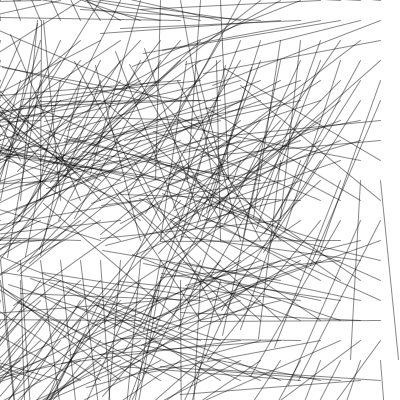
Frame 1 (no input)
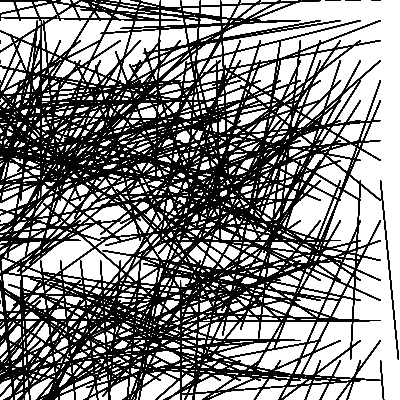
Frame 60 (the mouse pressed at the canvas centre just before this capture)
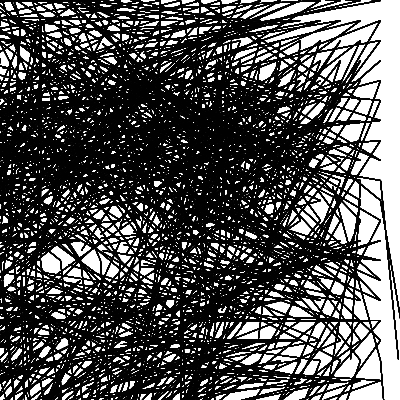
Frame 120 (the mouse held since frame 60 and released just before this capture)

The Processing sketch that drew these frames (run headless with seeded random() and noise(); from frame 60 on, the mouse is pressed at the canvas centre):

// Processing sketch: processing_160177
// ── processing_160177.pde

boolean debug = true;


FlowField flowfield;

//ArrayList<Vehicle> vehicles;

void setup() {
  size(400, 400);
  background(255);
  
  flowfield = new FlowField(20);
  //vehicles = new ArrayList<Vehicle>();
  // Make a whole bunch of vehicles with random maxspeed and maxforce values
  for (int i = 0; i < 120; i++) {
    //vehicles.add(new Vehicle(new PVector(random(width), random(height)), random(5, 5), random(0.1, 0.5)));
  }
}

void draw() {
  //background(255);
  // Display the flowfield in "debug" mode
  if (debug) flowfield.display();
  // Tell all the vehicles to follow the flow field
  /*for (Vehicle v : vehicles) {
    v.follow(flowfield);
    v.run();
  }*/

  // Instructions
  fill(0);
  //text("Hit space bar to toggle debugging lines.\nClick the mouse to generate a new flow field.",10,height-20);
}


void keyPressed() {
  if (key == ' ') {
    debug = !debug;
  }
}

// Make a new flowfield
void mousePressed() {
  flowfield.init();
}

class FlowField {

  // A flow field is a two dimensional array of PVectors
  PVector[][] field;
  int cols, rows; // Columns and Rows
  int resolution; // How large is each "cell" of the flow field

  FlowField(int r) {
    resolution = r;
    // Determine the number of columns and rows based on sketch's width and height
    cols = width/resolution;
    rows = height/resolution;
    field = new PVector[cols][rows];
    init();
  }

  void init() {
    // Reseed noise so we get a new flow field every time
    noiseSeed((int)random(10));
    float xoff = 10;
    for (int i = 0; i < cols; i++) {
      float yoff = 0;
      for (int j = 0; j < rows; j++) {
        float theta = map(noise(xoff,yoff),0,1,0,TWO_PI);
        // Polar to cartesian coordinate transformation to get x and y components of the vector
        field[i][j] = new PVector(cos(theta),sin(theta));
        yoff += 0.9;
      }
      xoff += 0.1;
    }
  }

  // Draw every vector
  void display() {
    for (int i = 0; i < cols; i++) {
      for (int j = 0; j < rows; j++) {
        drawVector(field[i][j],i*resolution,j*resolution,resolution-2);
      }
    }

  }

  // Renders a vector object 'v' as an arrow and a location 'x,y'
  void drawVector(PVector v, float x, float y, float scayl) {
    pushMatrix();
    float arrowsize = 0;
    // Translate to location to render vector
    translate(x,y);
    stroke(0,120);
    // Call vector heading function to get direction (note that pointing to the right is a heading of 0) and rotate
    rotate(v.heading2D());
    // Calculate length of vector & scale it to be bigger or smaller if necessary
    float len = v.mag()*scayl;
    // Draw three lines to make an arrow (draw pointing up since we've rotate to the proper direction)
    line(0,0,len*10,0);
    //line(len,0,len-arrowsize,+arrowsize/2);
    //line(len,0,len-arrowsize,-arrowsize/2);
    popMatrix();
  }

  PVector lookup(PVector lookup) {
    int column = int(constrain(lookup.x/resolution,0,cols-1));
    int row = int(constrain(lookup.y/resolution,0,rows-1));
    return field[column][row].get();
  }


}
/*class Vehicle {

  // The usual stuff
  PVector location;
  PVector velocity;
  PVector acceleration;
  float r;
  float maxforce;    // Maximum steering force
  float maxspeed;    // Maximum speed

    Vehicle(PVector l, float ms, float mf) {
    location = l.get();
    r = 10.0;
    maxspeed = ms;
    maxforce = mf;
    acceleration = new PVector(0,0);
    velocity = new PVector(0,0);
  }

  public void run() {
    update();
    borders();
    display();
  }


  // Implementing Reynolds' flow field following algorithm
  // http://www.red3d.com/cwr/steer/FlowFollow.html
  void follow(FlowField flow) {
    // What is the vector at that spot in the flow field?
    PVector desired = flow.lookup(location);
    // Scale it up by maxspeed
    desired.mult(maxspeed);
    // Steering is desired minus velocity
    PVector steer = PVector.sub(desired, velocity);
    steer.limit(maxforce);  // Limit to maximum steering force
    applyForce(steer);
  }

  void applyForce(PVector force) {
    // We could add mass here if we want A = F / M
    acceleration.add(force);
  }

  // Method to update location
  void update() {
    // Update velocity
    velocity.add(acceleration);
    // Limit speed
    velocity.limit(maxspeed);
    location.add(velocity);
    // Reset accelertion to 0 each cycle
    acceleration.mult(0);
  }

  void display() {
    // Draw a triangle rotated in the direction of velocity
    float theta = velocity.heading2D() + radians(90);
    fill(0,0,255,150);
    stroke(0,0,250,100);
    pushMatrix();
    translate(location.x,location.y);
    rotate(theta);
    beginShape();
    vertex(0, -r/2);
    vertex(r, 0);
    vertex(r/2, r);
   
    
    endShape();
    popMatrix();
  }

  // Wraparound
  void borders() {
    if (location.x < -r) location.x = width+r;
    if (location.y < -r) location.y = height+r;
    if (location.x > width+r) location.x = -r;
    if (location.y > height+r) location.y = -r;
  }
}*/
